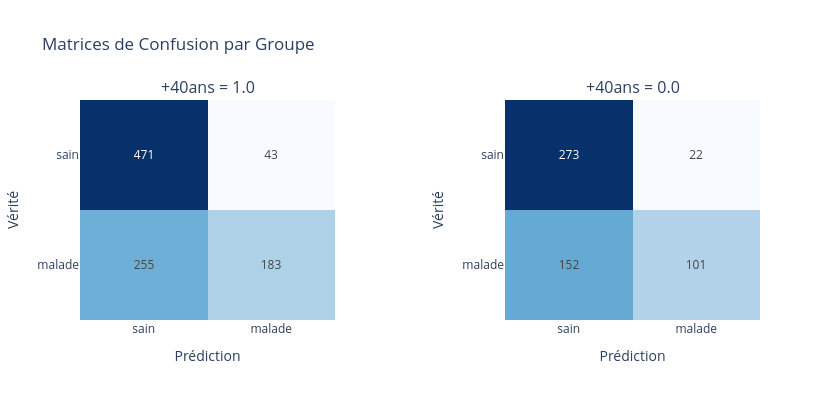

Write notebook code for a chart like this one.
### Code cell
plot_confusion_matrices_side_by_side(
    df=lfr_pred,
    group_column='+40ans',
    labels=["sain", "malade"],
)

### Figure 1 — Plotly figure (JSON) as saved in the notebook; plotly's stock layout.template omitted (floating-point values rounded to 4 significant figures)
{"data": [{"colorscale": [[0, "rgb(247,251,255)"], [0.125, "rgb(222,235,247)"], [0.25, "rgb(198,219,239)"], [0.375, "rgb(158,202,225)"], [0.5, "rgb(107,174,214)"], [0.625, "rgb(66,146,198)"], [0.75, "rgb(33,113,181)"], [0.875, "rgb(8,81,156)"], [1, "rgb(8,48,107)"]], "hoverinfo": "z", "showscale": false, "text": [["471", "43"], ["255", "183"]], "texttemplate": "%{text}", "type": "heatmap", "x": ["sain", "malade"], "xaxis": "x", "y": ["sain", "malade"], "yaxis": "y", "z": [[471, 43], [255, 183]], "zmin": 0}, {"colorscale": [[0, "rgb(247,251,255)"], [0.125, "rgb(222,235,247)"], [0.25, "rgb(198,219,239)"], [0.375, "rgb(158,202,225)"], [0.5, "rgb(107,174,214)"], [0.625, "rgb(66,146,198)"], [0.75, "rgb(33,113,181)"], [0.875, "rgb(8,81,156)"], [1, "rgb(8,48,107)"]], "hoverinfo": "z", "showscale": false, "text": [["273", "22"], ["152", "101"]], "texttemplate": "%{text}", "type": "heatmap", "x": ["sain", "malade"], "xaxis": "x2", "y": ["sain", "malade"], "yaxis": "y2", "z": [[273, 22], [152, 101]], "zmin": 0}], "layout": {"annotations": [{"font": {"size": 16}, "showarrow": false, "text": "+40ans = 1.0", "x": 0.1875, "xanchor": "center", "xref": "paper", "y": 1, "yanchor": "bottom", "yref": "paper"}, {"font": {"size": 16}, "showarrow": false, "text": "+40ans = 0.0", "x": 0.8125, "xanchor": "center", "xref": "paper", "y": 1, "yanchor": "bottom", "yref": "paper"}], "height": 400, "title": {"text": "Matrices de Confusion par Groupe"}, "width": 840, "xaxis": {"anchor": "y", "domain": [0, 0.375], "title": {"text": "Prédiction"}}, "xaxis2": {"anchor": "y2", "domain": [0.625, 1], "title": {"text": "Prédiction"}}, "yaxis": {"anchor": "x", "autorange": "reversed", "domain": [0, 1], "title": {"text": "Vérité"}}, "yaxis2": {"anchor": "x2", "autorange": "reversed", "domain": [0, 1], "title": {"text": "Vérité"}}}}
